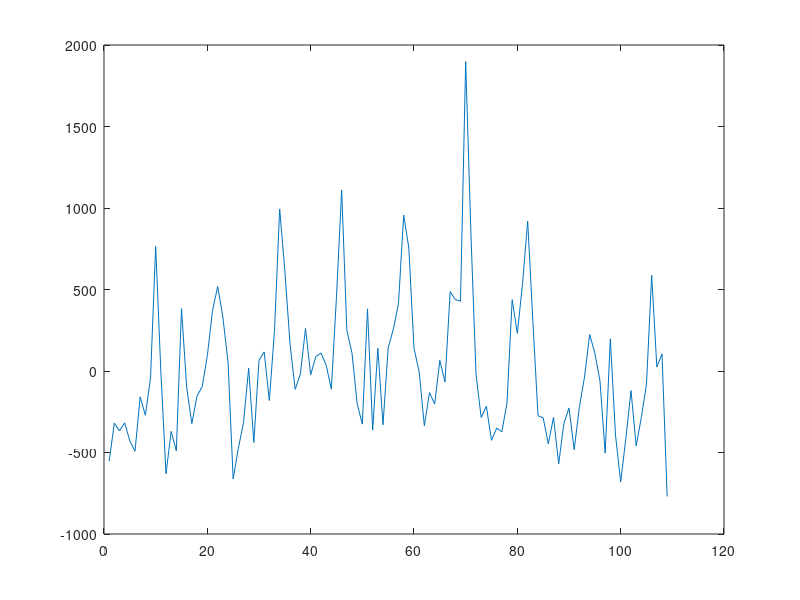

This chart was generated by the following MATLAB code: (Note: this script raises an error after producing the figure.)
clear 
clc
load product_16.mat
plot(time,detrend(y));

m = 3;
%% Identifeicare
MSE_val = zeros(1,m);
MSE_id = zeros(1,m);
N_id = floor(4/5*length(y));
N_val = length(y) - N_id;
time_id = time(1:N_id);
y_id = detrend(y(1:N_id));
y_val = y(N_id + 1:length(y));
time_val = time(N_id + 1:length(y));

PHI = phi_finder(m,time_id);

%% Validare
PHI_val = phi_finder(m,time_val);


theta = PHI\y_id;
y_cap = PHI*theta;
y_cap_val = PHI_val*theta;
subplot(2,1,1),plot(time_id,detrend(y_id),LineWidth=2);
hold on;
subplot(2,1,1),plot(1:N_id,detrend(y_cap),'--red',LineWidth=2);

subplot(2,1,2),plot(time_val,detrend(y_val),LineWidth=2);
hold on;
subplot(2,1,2),plot(time_val,detrend(y_cap_val),'--green',LineWidth=2);

%% MSE graph

figure;
for i = 1:m

    PHI = phi_finder(i,time_id);
    PHI_val = phi_finder(i,time_val);
    theta = PHI\y_id;
    y_cap = PHI*theta;
    y_cap_val = PHI_val*theta;
    epsilon_id = y_id - y_cap;
    MSE_id(i) = 1/N_id*sum(epsilon_id.^2);
    epsilon_val = y_val - y_cap_val;
    MSE_val(i) = 1/N_val*sum(epsilon_val.^2);


end
plot(1:m,MSE_id,LineWidth=2);
hold on;
plot(1:m,MSE_val,LineWidth=2);

%% Function

function PHI = phi_finder(m,time)
    PHI = zeros(length(time),2*m+2);
    index = 1:m;
    i = 1:length(time);
    j = 3:2:2*m+1;
    PHI(i,1) = 1;
    PHI(i,2) = time;
    PHI(i,j) = cos((2*pi*index.*time)/12);
    PHI(i,j+1) = sin((2*pi*index.*time)/12);

end

